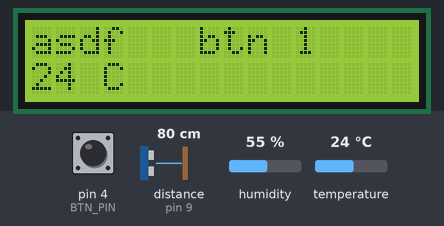
Bench run of a sketch on a simulated Arduino Uno, built with avr-gcc and run on an emulated ATmega328P. On the bench: 16×2 character LCD. Wiring (inferred from the names in the program): ultrasonic range finder: trigger pin 13; echo pin 9. The inputs (shaded band) are chosen by the test bench; at power-on: pin 4 (BTN_PIN) HIGH, distance to the obstacle (sensor on pin 9) 80 cm, humidity 55 %, temperature 24 °C. The echo pulse lasts 58.3 µs per cm; what the sketch prints to the serial monitor is not drawn.

Above: at 1.2 s.
1.3 s: pin 4 (BTN_PIN) pulled LOW for 1 s
At 2.6 s:
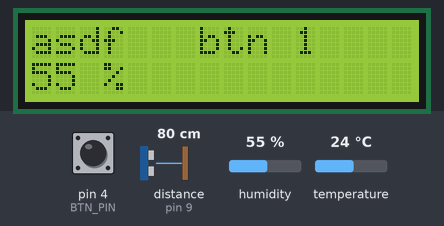
8.5 s: pin 4 (BTN_PIN) pulled LOW for 0.15 s
At 9.1 s:
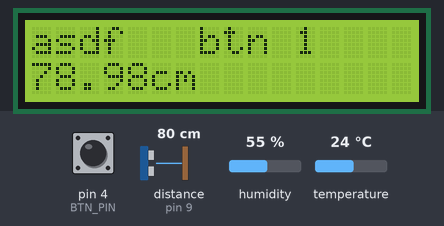
14.4 s: distance to the obstacle (sensor on pin 9) set to 2 cm
At 15.6 s:
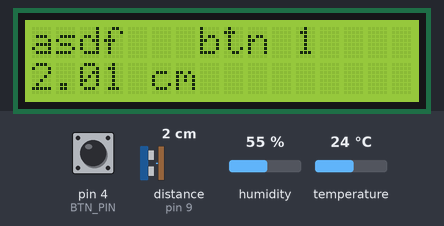
20.6 s: humidity set to 22 %
At 22.7 s:
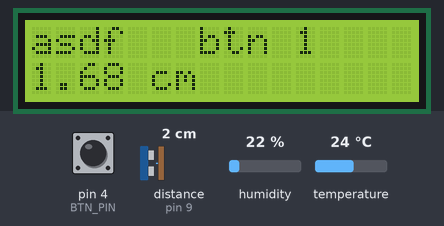
23.0 s: distance to the obstacle (sensor on pin 9) set to 35 cm
At 24.9 s:
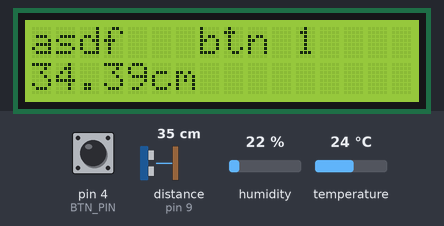
29.2 s: temperature set to 33 °C
At 31.5 s:
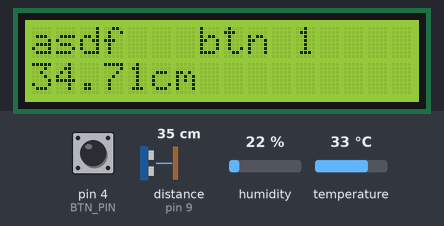
Timing chart, 0 to 32.6 s (numbered marks = the images above; inputs shaded):
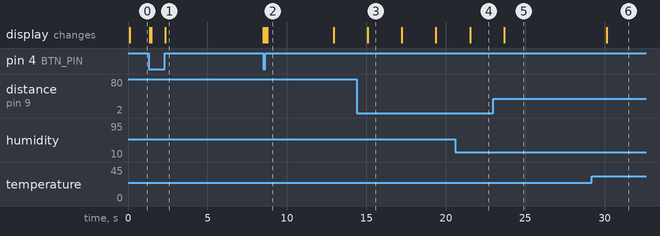

The sketch:

prac2.ino
```cpp
#include <LiquidCrystal.h>
#include <DHT.h>

#define RS  10  // 4
#define EN  11  // 6
#define D4  8   // 11
#define D5  7   // 12
#define D6  6   // 13
#define D7  5   // 14

#define DHT_PIN 12  // dht

#define BTN_PIN 4

#define US_TRIG_PIN 13
#define US_ECHO_PIN 9

LiquidCrystal lcd(RS, EN, D4, D5, D6, D7);
DHT dht11(DHT_PIN, DHT11);

int count = 0;

float temp = 0.0f, hum = 0.0f, dist = 0.0f;

int sel = 0;
int btn0 = 0;

void setup() {
  lcd.begin(16, 2);
  dht11.begin();
  Serial.begin(9600);

  pinMode(BTN_PIN, INPUT_PULLUP);
  pinMode(US_TRIG_PIN, OUTPUT);
  pinMode(US_ECHO_PIN, INPUT);
}

void loop() {
  if (count % 20 == 0) {
    temp = dht11.readTemperature();
    hum = dht11.readHumidity();

    digitalWrite(US_TRIG_PIN, HIGH);
    delayMicroseconds(10);
    digitalWrite(US_TRIG_PIN, LOW);
    float duration_us = pulseIn(US_ECHO_PIN, HIGH);
    dist = 0.017 * duration_us;
  }

  lcd.clear();
  lcd.setCursor(0,0);
  lcd.print("asdf");

  if (sel == 0) {
    lcd.setCursor(0,1);
    lcd.print((int)temp);
    lcd.setCursor(3,1);
    lcd.print("C");
  } else if (sel == 1) {
    lcd.setCursor(0,1);
    lcd.print((int)hum);
    lcd.setCursor(3,1);
    lcd.print("%");
  } else if (sel == 2) {
    lcd.setCursor(0,1);
    lcd.print(dist);
    lcd.setCursor(5,1);
    lcd.print("cm");
  }


  int btn = digitalRead(BTN_PIN);
  if (btn0 == 1 && btn == 0)
    sel++;
  if (sel > 2)
    sel = 0;
  btn0 = btn;
  lcd.setCursor(7,0);
  lcd.print("btn");
  lcd.setCursor(11,0);
  lcd.print(btn);

  Serial.println(temp);
  Serial.println(hum);
  Serial.println(btn);

  delay(100);
  count++;
}
```

Measured:
- after the input at 1.3 s, the display: first changes after 0.06 s (image 1 shows a later state)
- after the input at 8.5 s, the display: first changes at once (image 2 shows a later state)
- after the input at 14.4 s, the display: changes after 0.69 s (image 3)
- after the input at 20.6 s, the display: changes after 0.93 s (image 4)
- after the input at 23.0 s, the display: changes after 0.67 s (image 5)
- after the input at 29.2 s, the display: changes after 0.92 s (image 6)
- what the display in image 2 shows lasts 4.2 s, from 8.7 s to 12.9 s
